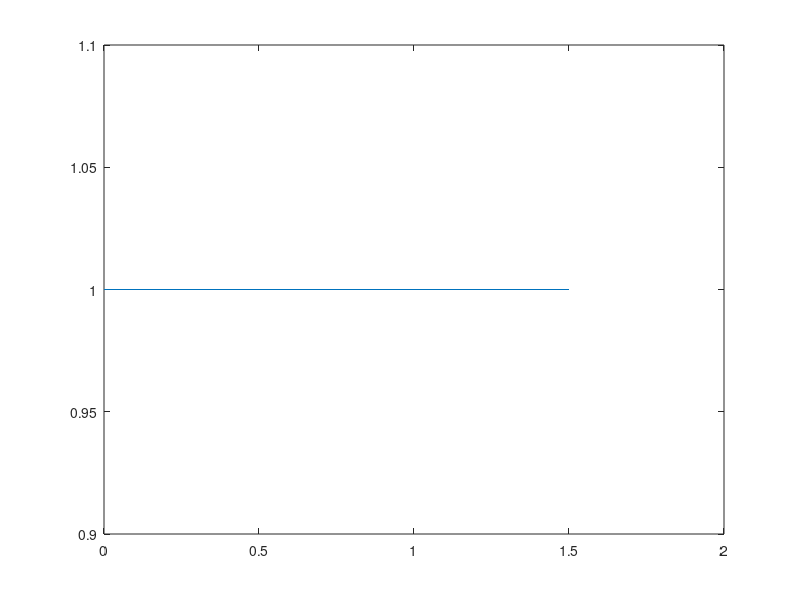

Source code (MATLAB):


files = dir("*.mat");
number_of_files = length(files);

Re = zeros(number_of_files,1);
initial_min_h = zeros(number_of_files,1);
final_min_h = zeros(number_of_files,1);

for file_number = 1:number_of_files
    load(files(file_number).name);
    
    Re(file_number) = params(3);
    initial_min_h(file_number) = min(y(:,:,1),[],'all');
    final_min_h(file_number) = min(y(:,:,end),[],'all');
end

plot([0,1.5],[1,1]);
hold on
plot(Re,initial_min_h);
plot(Re,final_min_h);